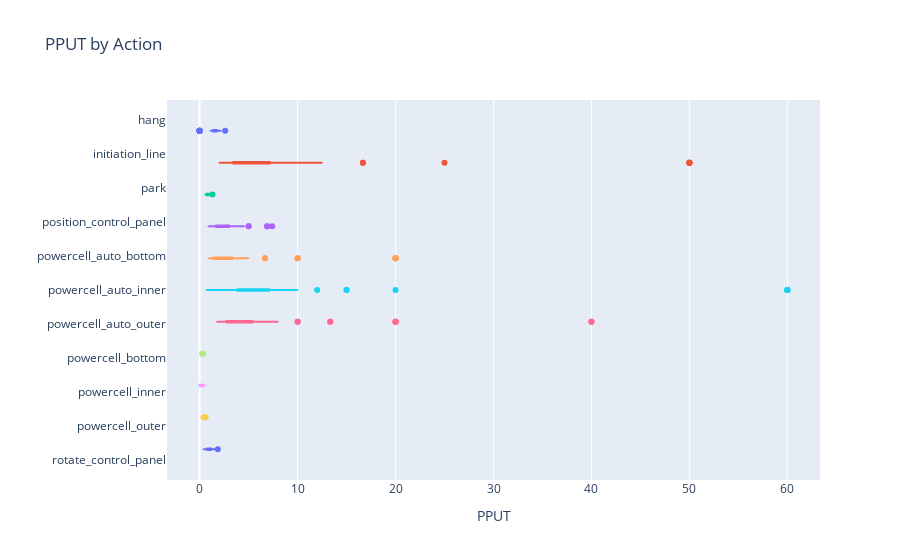

Here is the notebook cell this chart was saved with:
### Code cell
fig = px.box(pput, x="pput", y="robot", title='PPUT by Action', labels={'pput': 'PPUT', 'robot': ""},
             points="outliers", hover_data=['clock','pput','game_mode'], color='robot', orientation="h")
fig.update_layout(legend=dict(x=-0, y=-0.3), showlegend=False)
fig.show()

### Figure 1 — Plotly figure (JSON) as saved in the notebook; plotly's stock layout.template omitted (floating-point values rounded to 4 significant figures; data arrays with more than 128 entries replaced by an {"elided": "..."} marker saying what was removed)
{"data": [{"alignmentgroup": "True", "boxpoints": "outliers", "customdata": {"elided": "100x3 mixed values"}, "hoverlabel": {"namelength": 0}, "hovertemplate": "=%{y}<br>PPUT=%{customdata[1]}<br>clock=%{customdata[0]}<br>game_mode=%{customdata[2]}", "legendgroup": "=hang", "marker": {"color": "#636efa"}, "name": "=hang", "notched": false, "offsetgroup": "=hang", "orientation": "h", "showlegend": true, "type": "box", "x": [1.712, 2.083, 1.462, 1.42, 2.066, 1.42, 1.366, 1.838, 1.185, 1.689, 1.938, 1.592, 1.592, 1.761, 1.838, 1.623, 1.623, 1.381, 1.553, 1.799, 1.374, 0, 1.656, 1.724, 1.724, 1.689, 1.572, 1.748, 1.582, 1.337, 1.087, 1.524, 1.634, 1.553, 1.773, 2.0, 1.515, 1.613, 1.572, 1.812, 1.126, 1.712, 1.553, 1.825, 1.689, 1.689, 1.412, 0, 1.678, 1.497, 1.524, 1.712, 1.214, 0, 1.19, 1.724, 1.515, 1.825, 0, 0, 2.137, 1.553, 1.497, 1.506, 1.506, 1.613, 1.543, 1.712, 1.623, 1.412, 1.506, 1.404, 1.163, 2.0, 0, 1.799, 1.852, 1.908, 1.689, 1.437, 2.0, 1.613, 1.344, 0, 1.397, 1.678, 1.953, 2.604, 1.397, 2.193, 1.761, 1.295, 1.701, 1.412, 1.168, 1.269, 1.603, 1.524, 0, 1.923], "x0": " ", "xaxis": "x", "y": ["hang", "hang", "hang", "hang", "hang", "hang", "hang", "hang", "hang", "hang", "hang", "hang", "hang", "hang", "hang", "hang", "hang", "hang", "hang", "hang", "hang", "hang", "hang", "hang", "hang", "hang", "hang", "hang", "hang", "hang", "hang", "hang", "hang", "hang", "hang", "hang", "hang", "hang", "hang", "hang", "hang", "hang", "hang", "hang", "hang", "hang", "hang", "hang", "hang", "hang", "hang", "hang", "hang", "hang", "hang", "hang", "hang", "hang", "hang", "hang", "hang", "hang", "hang", "hang", "hang", "hang", "hang", "hang", "hang", "hang", "hang", "hang", "hang", "hang", "hang", "hang", "hang", "hang", "hang", "hang", "hang", "hang", "hang", "hang", "hang", "hang", "hang", "hang", "hang", "hang", "hang", "hang", "hang", "hang", "hang", "hang", "hang", "hang", "hang", "hang"], "y0": " ", "yaxis": "y"}, {"alignmentgroup": "True", "boxpoints": "outliers", "customdata": {"elided": "100x3 mixed values"}, "hoverlabel": {"namelength": 0}, "hovertemplate": "=%{y}<br>PPUT=%{customdata[1]}<br>clock=%{customdata[0]}<br>game_mode=%{customdata[2]}", "legendgroup": "=initiation_line", "marker": {"color": "#EF553B"}, "name": "=initiation_line", "notched": false, "offsetgroup": "=initiation_line", "orientation": "h", "showlegend": true, "type": "box", "x": [2.941, 6.25, 3.333, 2.381, 8.333, 2.941, 5.556, 2.778, 12.5, 12.5, 4.167, 4.545, 3.571, 3.571, 2.941, 3.846, 5.0, 12.5, 3.846, 7.143, 5.556, 4.545, 4.545, 10, 25, 50, 8.333, 3.125, 50, 12.5, 50, 8.333, 10, 50, 7.143, 7.143, 3.125, 2.778, 3.125, 6.25, 5.0, 6.25, 2.0, 4.545, 6.25, 3.571, 4.167, 16.67, 6.25, 2.5, 4.545, 3.571, 2.632, 3.846, 5.0, 6.25, 4.167, 3.125, 4.545, 3.333, 3.333, 7.143, 4.545, 6.25, 5.0, 3.333, 10, 2.778, 3.846, 4.545, 6.25, 3.333, 4.167, 7.143, 5.0, 7.143, 5.556, 2.381, 4.167, 5.556, 6.25, 4.545, 8.333, 2.5, 7.143, 5.0, 4.167, 5.0, 2.0, 2.941, 2.632, 3.846, 5.0, 3.846, 4.167, 2.632, 5.0, 50, 16.67, 5.556], "x0": " ", "xaxis": "x", "y": ["initiation_line", "initiation_line", "initiation_line", "initiation_line", "initiation_line", "initiation_line", "initiation_line", "initiation_line", "initiation_line", "initiation_line", "initiation_line", "initiation_line", "initiation_line", "initiation_line", "initiation_line", "initiation_line", "initiation_line", "initiation_line", "initiation_line", "initiation_line", "initiation_line", "initiation_line", "initiation_line", "initiation_line", "initiation_line", "initiation_line", "initiation_line", "initiation_line", "initiation_line", "initiation_line", "initiation_line", "initiation_line", "initiation_line", "initiation_line", "initiation_line", "initiation_line", "initiation_line", "initiation_line", "initiation_line", "initiation_line", "initiation_line", "initiation_line", "initiation_line", "initiation_line", "initiation_line", "initiation_line", "initiation_line", "initiation_line", "initiation_line", "initiation_line", "initiation_line", "initiation_line", "initiation_line", "initiation_line", "initiation_line", "initiation_line", "initiation_line", "initiation_line", "initiation_line", "initiation_line", "initiation_line", "initiation_line", "initiation_line", "initiation_line", "initiation_line", "initiation_line", "initiation_line", "initiation_line", "initiation_line", "initiation_line", "initiation_line", "initiation_line", "initiation_line", "initiation_line", "initiation_line", "initiation_line", "initiation_line", "initiation_line", "initiation_line", "initiation_line", "initiation_line", "initiation_line", "initiation_line", "initiation_line", "initiation_line", "initiation_line", "initiation_line", "initiation_line", "initiation_line", "initiation_line", "initiation_line", "initiation_line", "initiation_line", "initiation_line", "initiation_line", "initiation_line", "initiation_line", "initiation_line", "initiation_line", "initiation_line"], "y0": " ", "yaxis": "y"}, {"alignmentgroup": "True", "boxpoints": "outliers", "customdata": {"elided": "100x3 mixed values"}, "hoverlabel": {"namelength": 0}, "hovertemplate": "=%{y}<br>PPUT=%{customdata[1]}<br>clock=%{customdata[0]}<br>game_mode=%{customdata[2]}", "legendgroup": "=park", "marker": {"color": "#00cc96"}, "name": "=park", "notched": false, "offsetgroup": "=park", "orientation": "h", "showlegend": true, "type": "box", "x": [0.7042, 0.6667, 0.7463, 0.8772, 0.8065, 0.8475, 0.9804, 0.8065, 0.641, 1.087, 0.6579, 0.7813, 0.8475, 0.9615, 0.6579, 0.8772, 0.9259, 0.8621, 0.8065, 0.9434, 0.9804, 0.8333, 0.5747, 0.7937, 1.22, 0.6944, 1.064, 0.7813, 0.9091, 0.7042, 0.7143, 0.9615, 0.9615, 0.7937, 1.042, 0.7246, 0.7692, 0.9434, 0.8621, 0.8333, 0.9804, 0.7576, 0.7813, 0.7246, 0.9615, 0.8929, 0.6579, 0.9434, 1.0, 0.6667, 0.6667, 0.9804, 0.9259, 0.641, 1.316, 0.8333, 0.9091, 0.8772, 0.6494, 0.8065, 0.8772, 1.22, 0.8929, 0.8333, 0.7576, 0.8621, 0.7246, 0.8197, 0.7353, 0.7813, 0.9615, 0.6494, 0.7246, 0.8197, 0.6667, 0.8772, 0.8197, 0.9615, 0.8621, 0.8772, 0.8197, 0.8929, 0.9259, 0.7576, 1.163, 1.042, 0.5747, 1.064, 0.6667, 0.9091, 0.7576, 0.5814, 0.8772, 0.7576, 0.8197, 0.8333, 0.8065, 0.7143, 1.064, 0.5556], "x0": " ", "xaxis": "x", "y": ["park", "park", "park", "park", "park", "park", "park", "park", "park", "park", "park", "park", "park", "park", "park", "park", "park", "park", "park", "park", "park", "park", "park", "park", "park", "park", "park", "park", "park", "park", "park", "park", "park", "park", "park", "park", "park", "park", "park", "park", "park", "park", "park", "park", "park", "park", "park", "park", "park", "park", "park", "park", "park", "park", "park", "park", "park", "park", "park", "park", "park", "park", "park", "park", "park", "park", "park", "park", "park", "park", "park", "park", "park", "park", "park", "park", "park", "park", "park", "park", "park", "park", "park", "park", "park", "park", "park", "park", "park", "park", "park", "park", "park", "park", "park", "park", "park", "park", "park", "park"], "y0": " ", "yaxis": "y"}, {"alignmentgroup": "True", "boxpoints": "outliers", "customdata": {"elided": "100x3 mixed values"}, "hoverlabel": {"namelength": 0}, "hovertemplate": "=%{y}<br>PPUT=%{customdata[1]}<br>clock=%{customdata[0]}<br>game_mode=%{customdata[2]}", "legendgroup": "=position_control_panel", "marker": {"color": "#ab63fa"}, "name": "=position_control_panel", "notched": false, "offsetgroup": "=position_control_panel", "orientation": "h", "showlegend": true, "type": "box", "x": [2.5, 1.418, 1.481, 2.74, 2.02, 1.036, 2.247, 4.348, 3.571, 4.545, 2.083, 1.724, 2.083, 2.273, 3.077, 3.175, 2.778, 2.083, 3.571, 4.0, 3.226, 3.571, 3.39, 2.062, 1.325, 1.786, 1.905, 2.941, 6.897, 3.448, 2.703, 3.333, 1.923, 1.449, 1.98, 2.778, 1.058, 2.062, 1.852, 3.922, 5.0, 1.724, 1.887, 2.5, 2.174, 3.448, 2.198, 1.905, 5.0, 1.681, 2.353, 4.444, 2.02, 7.407, 1.835, 1.504, 2.564, 2.222, 1.46, 2.02, 2.941, 2.273, 2.041, 3.846, 1.942, 1.887, 2.083, 1.342, 2.564, 2.105, 1.379, 1.439, 1.942, 1.471, 2.899, 2.273, 1.653, 1.493, 2.128, 3.448, 1.538, 2.273, 1.176, 2.151, 3.846, 4.444, 6.897, 1.923, 1.449, 2.326, 1.681, 1.389, 1.316, 2.247, 1.681, 3.03, 1.626, 2.564, 0.8811, 1.093], "x0": " ", "xaxis": "x", "y": ["position_control_panel", "position_control_panel", "position_control_panel", "position_control_panel", "position_control_panel", "position_control_panel", "position_control_panel", "position_control_panel", "position_control_panel", "position_control_panel", "position_control_panel", "position_control_panel", "position_control_panel", "position_control_panel", "position_control_panel", "position_control_panel", "position_control_panel", "position_control_panel", "position_control_panel", "position_control_panel", "position_control_panel", "position_control_panel", "position_control_panel", "position_control_panel", "position_control_panel", "position_control_panel", "position_control_panel", "position_control_panel", "position_control_panel", "position_control_panel", "position_control_panel", "position_control_panel", "position_control_panel", "position_control_panel", "position_control_panel", "position_control_panel", "position_control_panel", "position_control_panel", "position_control_panel", "position_control_panel", "position_control_panel", "position_control_panel", "position_control_panel", "position_control_panel", "position_control_panel", "position_control_panel", "position_control_panel", "position_control_panel", "position_control_panel", "position_control_panel", "position_control_panel", "position_control_panel", "position_control_panel", "position_control_panel", "position_control_panel", "position_control_panel", "position_control_panel", "position_control_panel", "position_control_panel", "position_control_panel", "position_control_panel", "position_control_panel", "position_control_panel", "position_control_panel", "position_control_panel", "position_control_panel", "position_control_panel", "position_control_panel", "position_control_panel", "position_control_panel", "position_control_panel", "position_control_panel", "position_control_panel", "position_control_panel", "position_control_panel", "position_control_panel", "position_control_panel", "position_control_panel", "position_control_panel", "position_control_panel", "position_control_panel", "position_control_panel", "position_control_panel", "position_control_panel", "position_control_panel", "position_control_panel", "position_control_panel", "position_control_panel", "position_control_panel", "position_control_panel", "position_control_panel", "position_control_panel", "position_control_panel", "position_control_panel", "position_control_panel", "position_control_panel", "position_control_panel", "position_control_panel", "position_control_panel", "position_control_panel"], "y0": " ", "yaxis": "y"}, {"alignmentgroup": "True", "boxpoints": "outliers", "customdata": {"elided": "100x3 mixed values"}, "hoverlabel": {"namelength": 0}, "hovertemplate": "=%{y}<br>PPUT=%{customdata[1]}<br>clock=%{customdata[0]}<br>game_mode=%{customdata[2]}", "legendgroup": "=powercell_auto_bottom", "marker": {"color": "#FFA15A"}, "name": "=powercell_auto_bottom", "notched": false, "offsetgroup": "=powercell_auto_bottom", "orientation": "h", "showlegend": true, "type": "box", "x": [1.667, 1.053, 1.25, 1.667, 6.667, 1.25, 1.0, 1.667, 3.333, 20, 1.818, 1.818, 1.053, 10, 1.429, 3.333, 1.818, 1.667, 4, 2.0, 1.333, 1.429, 1.333, 2.0, 20, 2.0, 1.429, 20, 10, 1.053, 2.5, 1.429, 2.222, 1.429, 5, 2.0, 0.9524, 2.0, 2.0, 20, 2.857, 1.538, 2.5, 1.429, 2.222, 2.5, 1.053, 1.053, 2.222, 3.333, 2.5, 1.25, 3.333, 2.0, 1.333, 1.667, 5, 1.538, 5, 4, 10, 0.9091, 2.222, 20, 5, 4, 2.222, 1.429, 3.333, 1.538, 2.5, 1.429, 2.5, 4, 2.222, 5, 4, 2.222, 1.429, 2.222, 3.333, 1.25, 1.667, 3.333, 5, 1.333, 2.857, 1.0, 1.429, 1.111, 5, 6.667, 2.857, 3.333, 2.5, 1.429, 2.857, 1.538, 2.0, 1.818], "x0": " ", "xaxis": "x", "y": ["powercell_auto_bottom", "powercell_auto_bottom", "powercell_auto_bottom", "powercell_auto_bottom", "powercell_auto_bottom", "powercell_auto_bottom", "powercell_auto_bottom", "powercell_auto_bottom", "powercell_auto_bottom", "powercell_auto_bottom", "powercell_auto_bottom", "powercell_auto_bottom", "powercell_auto_bottom", "powercell_auto_bottom", "powercell_auto_bottom", "powercell_auto_bottom", "powercell_auto_bottom", "powercell_auto_bottom", "powercell_auto_bottom", "powercell_auto_bottom", "powercell_auto_bottom", "powercell_auto_bottom", "powercell_auto_bottom", "powercell_auto_bottom", "powercell_auto_bottom", "powercell_auto_bottom", "powercell_auto_bottom", "powercell_auto_bottom", "powercell_auto_bottom", "powercell_auto_bottom", "powercell_auto_bottom", "powercell_auto_bottom", "powercell_auto_bottom", "powercell_auto_bottom", "powercell_auto_bottom", "powercell_auto_bottom", "powercell_auto_bottom", "powercell_auto_bottom", "powercell_auto_bottom", "powercell_auto_bottom", "powercell_auto_bottom", "powercell_auto_bottom", "powercell_auto_bottom", "powercell_auto_bottom", "powercell_auto_bottom", "powercell_auto_bottom", "powercell_auto_bottom", "powercell_auto_bottom", "powercell_auto_bottom", "powercell_auto_bottom", "powercell_auto_bottom", "powercell_auto_bottom", "powercell_auto_bottom", "powercell_auto_bottom", "powercell_auto_bottom", "powercell_auto_bottom", "powercell_auto_bottom", "powercell_auto_bottom", "powercell_auto_bottom", "powercell_auto_bottom", "powercell_auto_bottom", "powercell_auto_bottom", "powercell_auto_bottom", "powercell_auto_bottom", "powercell_auto_bottom", "powercell_auto_bottom", "powercell_auto_bottom", "powercell_auto_bottom", "powercell_auto_bottom", "powercell_auto_bottom", "powercell_auto_bottom", "powercell_auto_bottom", "powercell_auto_bottom", "powercell_auto_bottom", "powercell_auto_bottom", "powercell_auto_bottom", "powercell_auto_bottom", "powercell_auto_bottom", "powercell_auto_bottom", "powercell_auto_bottom", "powercell_auto_bottom", "powercell_auto_bottom", "powercell_auto_bottom", "powercell_auto_bottom", "powercell_auto_bottom", "powercell_auto_bottom", "powercell_auto_bottom", "powercell_auto_bottom", "powercell_auto_bottom", "powercell_auto_bottom", "powercell_auto_bottom", "powercell_auto_bottom", "powercell_auto_bottom", "powercell_auto_bottom", "powercell_auto_bottom", "powercell_auto_bottom", "powercell_auto_bottom", "powercell_auto_bottom", "powercell_auto_bottom", "powercell_auto_bottom"], "y0": " ", "yaxis": "y"}, {"alignmentgroup": "True", "boxpoints": "outliers", "customdata": {"elided": "100x3 mixed values"}, "hoverlabel": {"namelength": 0}, "hovertemplate": "=%{y}<br>PPUT=%{customdata[1]}<br>clock=%{customdata[0]}<br>game_mode=%{customdata[2]}", "legendgroup": "=powercell_auto_inner", "marker": {"color": "#19d3f3"}, "name": "=powercell_auto_inner", "notched": false, "offsetgroup": "=powercell_auto_inner", "orientation": "h", "showlegend": true, "type": "box", "x": [5.0, 6.0, 4.0, 5.0, 2, 6.667, 3.75, 6.0, 5.0, 6.667, 4.0, 7.5, 10, 3.0, 4.615, 1.538, 12.0, 6.667, 10, 6.667, 5.455, 4.286, 2.143, 5, 7.5, 4.286, 6.667, 4.0, 5.455, 7.5, 2.5, 5, 4.286, 2.0, 3.0, 20.0, 8.571, 0.7059, 6.0, 8.571, 4.0, 2.0, 60, 5.455, 3.75, 8.571, 6.0, 6.0, 8.571, 4.286, 1.333, 2.308, 5.455, 7.5, 6.667, 60, 6.0, 10, 7.5, 6.667, 4.615, 7.5, 5.455, 2.727, 4.615, 3.529, 15, 7.5, 6.0, 6.0, 1.579, 6.667, 15, 5.455, 60, 1.5, 7.5, 6.0, 4.286, 5.455, 8.571, 4.615, 3.333, 3.333, 5, 6.667, 6.667, 3.75, 6.0, 3.529, 60.0, 3.158, 1.935, 6.0, 3.529, 2.0, 8.571, 4.615, 4.286, 5.455], "x0": " ", "xaxis": "x", "y": ["powercell_auto_inner", "powercell_auto_inner", "powercell_auto_inner", "powercell_auto_inner", "powercell_auto_inner", "powercell_auto_inner", "powercell_auto_inner", "powercell_auto_inner", "powercell_auto_inner", "powercell_auto_inner", "powercell_auto_inner", "powercell_auto_inner", "powercell_auto_inner", "powercell_auto_inner", "powercell_auto_inner", "powercell_auto_inner", "powercell_auto_inner", "powercell_auto_inner", "powercell_auto_inner", "powercell_auto_inner", "powercell_auto_inner", "powercell_auto_inner", "powercell_auto_inner", "powercell_auto_inner", "powercell_auto_inner", "powercell_auto_inner", "powercell_auto_inner", "powercell_auto_inner", "powercell_auto_inner", "powercell_auto_inner", "powercell_auto_inner", "powercell_auto_inner", "powercell_auto_inner", "powercell_auto_inner", "powercell_auto_inner", "powercell_auto_inner", "powercell_auto_inner", "powercell_auto_inner", "powercell_auto_inner", "powercell_auto_inner", "powercell_auto_inner", "powercell_auto_inner", "powercell_auto_inner", "powercell_auto_inner", "powercell_auto_inner", "powercell_auto_inner", "powercell_auto_inner", "powercell_auto_inner", "powercell_auto_inner", "powercell_auto_inner", "powercell_auto_inner", "powercell_auto_inner", "powercell_auto_inner", "powercell_auto_inner", "powercell_auto_inner", "powercell_auto_inner", "powercell_auto_inner", "powercell_auto_inner", "powercell_auto_inner", "powercell_auto_inner", "powercell_auto_inner", "powercell_auto_inner", "powercell_auto_inner", "powercell_auto_inner", "powercell_auto_inner", "powercell_auto_inner", "powercell_auto_inner", "powercell_auto_inner", "powercell_auto_inner", "powercell_auto_inner", "powercell_auto_inner", "powercell_auto_inner", "powercell_auto_inner", "powercell_auto_inner", "powercell_auto_inner", "powercell_auto_inner", "powercell_auto_inner", "powercell_auto_inner", "powercell_auto_inner", "powercell_auto_inner", "powercell_auto_inner", "powercell_auto_inner", "powercell_auto_inner", "powercell_auto_inner", "powercell_auto_inner", "powercell_auto_inner", "powercell_auto_inner", "powercell_auto_inner", "powercell_auto_inner", "powercell_auto_inner", "powercell_auto_inner", "powercell_auto_inner", "powercell_auto_inner", "powercell_auto_inner", "powercell_auto_inner", "powercell_auto_inner", "powercell_auto_inner", "powercell_auto_inner", "powercell_auto_inner", "powercell_auto_inner"], "y0": " ", "yaxis": "y"}, {"alignmentgroup": "True", "boxpoints": "outliers", "customdata": {"elided": "100x3 mixed values"}, "hoverlabel": {"namelength": 0}, "hovertemplate": "=%{y}<br>PPUT=%{customdata[1]}<br>clock=%{customdata[0]}<br>game_mode=%{customdata[2]}", "legendgroup": "=powercell_auto_outer", "marker": {"color": "#FF6692"}, "name": "=powercell_auto_outer", "notched": false, "offsetgroup": "=powercell_auto_outer", "orientation": "h", "showlegend": true, "type": "box", "x": [4.444, 4.444, 3.077, 8, 3.636, 8, 2.222, 2.0, 2.222, 8, 8, 2.5, 3.333, 3.333, 2.5, 8, 10, 8, 3.333, 2.353, 3.636, 5.714, 1.739, 4.0, 3.636, 3.077, 3.636, 2.5, 3.333, 3.636, 2.353, 2.5, 2.667, 1.818, 3.077, 3.077, 3.077, 3.077, 5, 4.0, 13.33, 20, 3.077, 4.444, 20, 5.714, 6.667, 4.0, 3.636, 1.739, 4.0, 3.333, 2.5, 3.636, 2.667, 20, 5, 2.5, 2.667, 2.667, 8, 4.444, 4.0, 3.333, 3.636, 2.857, 3.333, 2.222, 4.0, 5.714, 3.636, 40, 3.333, 4.444, 5, 2.857, 5.714, 5, 5.714, 3.636, 3.333, 20, 3.077, 10, 13.33, 2.667, 2.105, 3.636, 3.077, 3.333, 3.636, 2.667, 2.667, 2.667, 6.667, 3.077, 2.5, 5.714, 4.0, 40], "x0": " ", "xaxis": "x", "y": ["powercell_auto_outer", "powercell_auto_outer", "powercell_auto_outer", "powercell_auto_outer", "powercell_auto_outer", "powercell_auto_outer", "powercell_auto_outer", "powercell_auto_outer", "powercell_auto_outer", "powercell_auto_outer", "powercell_auto_outer", "powercell_auto_outer", "powercell_auto_outer", "powercell_auto_outer", "powercell_auto_outer", "powercell_auto_outer", "powercell_auto_outer", "powercell_auto_outer", "powercell_auto_outer", "powercell_auto_outer", "powercell_auto_outer", "powercell_auto_outer", "powercell_auto_outer", "powercell_auto_outer", "powercell_auto_outer", "powercell_auto_outer", "powercell_auto_outer", "powercell_auto_outer", "powercell_auto_outer", "powercell_auto_outer", "powercell_auto_outer", "powercell_auto_outer", "powercell_auto_outer", "powercell_auto_outer", "powercell_auto_outer", "powercell_auto_outer", "powercell_auto_outer", "powercell_auto_outer", "powercell_auto_outer", "powercell_auto_outer", "powercell_auto_outer", "powercell_auto_outer", "powercell_auto_outer", "powercell_auto_outer", "powercell_auto_outer", "powercell_auto_outer", "powercell_auto_outer", "powercell_auto_outer", "powercell_auto_outer", "powercell_auto_outer", "powercell_auto_outer", "powercell_auto_outer", "powercell_auto_outer", "powercell_auto_outer", "powercell_auto_outer", "powercell_auto_outer", "powercell_auto_outer", "powercell_auto_outer", "powercell_auto_outer", "powercell_auto_outer", "powercell_auto_outer", "powercell_auto_outer", "powercell_auto_outer", "powercell_auto_outer", "powercell_auto_outer", "powercell_auto_outer", "powercell_auto_outer", "powercell_auto_outer", "powercell_auto_outer", "powercell_auto_outer", "powercell_auto_outer", "powercell_auto_outer", "powercell_auto_outer", "powercell_auto_outer", "powercell_auto_outer", "powercell_auto_outer", "powercell_auto_outer", "powercell_auto_outer", "powercell_auto_outer", "powercell_auto_outer", "powercell_auto_outer", "powercell_auto_outer", "powercell_auto_outer", "powercell_auto_outer", "powercell_auto_outer", "powercell_auto_outer", "powercell_auto_outer", "powercell_auto_outer", "powercell_auto_outer", "powercell_auto_outer", "powercell_auto_outer", "powercell_auto_outer", "powercell_auto_outer", "powercell_auto_outer", "powercell_auto_outer", "powercell_auto_outer", "powercell_auto_outer", "powercell_auto_outer", "powercell_auto_outer", "powercell_auto_outer"], "y0": " ", "yaxis": "y"}, {"alignmentgroup": "True", "boxpoints": "outliers", "customdata": {"elided": "100x3 mixed values"}, "hoverlabel": {"namelength": 0}, "hovertemplate": "=%{y}<br>PPUT=%{customdata[1]}<br>clock=%{customdata[0]}<br>game_mode=%{customdata[2]}", "legendgroup": "=powercell_bottom", "marker": {"color": "#B6E880"}, "name": "=powercell_bottom", "notched": false, "offsetgroup": "=powercell_bottom", "orientation": "h", "showlegend": true, "type": "box", "x": [0.1042, 0.09615, 0.09009, 0.1111, 0.1408, 0.08929, 0.09709, 0.1316, 0.1282, 0.08264, 0.1124, 0.1053, 0.07246, 0.09901, 0.125, 0.1449, 0.1111, 0.3448, 0.1724, 0.09091, 0.1754, 0.1408, 0.1099, 0.1124, 0.102, 0.1205, 0.1389, 0.1149, 0.07937, 0.1111, 0.09434, 0.102, 0.1449, 0.1176, 0.08475, 0.1333, 0.1053, 0.2703, 0.1053, 0.1493, 0.1852, 0.1538, 0.1124, 0.08475, 0.09434, 0.1282, 0.1099, 0.1266, 0.122, 0.0885, 0.1429, 0.07143, 0.1163, 0.1087, 0.1136, 0.1075, 0.1887, 0.09009, 0.07813, 0.08333, 0.1149, 0.1316, 0.1471, 0.1408, 0.1064, 0.09009, 0.1563, 0.08403, 0.1538, 0.1961, 0.0885, 0.08772, 0.06711, 0.07143, 0.1042, 0.1205, 0.1064, 0.1299, 0.1923, 0.1075, 0.09009, 0.1136, 0.1471, 0.09615, 0.1389, 0.08772, 0.08403, 0.1961, 0.08621, 0.09346, 0.1351, 0.1667, 0.1563, 0.1042, 0.1754, 0.1639, 0.1695, 0.1429, 0.1282, 0.1031], "x0": " ", "xaxis": "x", "y": ["powercell_bottom", "powercell_bottom", "powercell_bottom", "powercell_bottom", "powercell_bottom", "powercell_bottom", "powercell_bottom", "powercell_bottom", "powercell_bottom", "powercell_bottom", "powercell_bottom", "powercell_bottom", "powercell_bottom", "powercell_bottom", "powercell_bottom", "powercell_bottom", "powercell_bottom", "powercell_bottom", "powercell_bottom", "powercell_bottom", "powercell_bottom", "powercell_bottom", "powercell_bottom", "powercell_bottom", "powercell_bottom", "powercell_bottom", "powercell_bottom", "powercell_bottom", "powercell_bottom", "powercell_bottom", "powercell_bottom", "powercell_bottom", "powercell_bottom", "powercell_bottom", "powercell_bottom", "powercell_bottom", "powercell_bottom", "powercell_bottom", "powercell_bottom", "powercell_bottom", "powercell_bottom", "powercell_bottom", "powercell_bottom", "powercell_bottom", "powercell_bottom", "powercell_bottom", "powercell_bottom", "powercell_bottom", "powercell_bottom", "powercell_bottom", "powercell_bottom", "powercell_bottom", "powercell_bottom", "powercell_bottom", "powercell_bottom", "powercell_bottom", "powercell_bottom", "powercell_bottom", "powercell_bottom", "powercell_bottom", "powercell_bottom", "powercell_bottom", "powercell_bottom", "powercell_bottom", "powercell_bottom", "powercell_bottom", "powercell_bottom", "powercell_bottom", "powercell_bottom", "powercell_bottom", "powercell_bottom", "powercell_bottom", "powercell_bottom", "powercell_bottom", "powercell_bottom", "powercell_bottom", "powercell_bottom", "powercell_bottom", "powercell_bottom", "powercell_bottom", "powercell_bottom", "powercell_bottom", "powercell_bottom", "powercell_bottom", "powercell_bottom", "powercell_bottom", "powercell_bottom", "powercell_bottom", "powercell_bottom", "powercell_bottom", "powercell_bottom", "powercell_bottom", "powercell_bottom", "powercell_bottom", "powercell_bottom", "powercell_bottom", "powercell_bottom", "powercell_bottom", "powercell_bottom", "powercell_bottom"], "y0": " ", "yaxis": "y"}, {"alignmentgroup": "True", "boxpoints": "outliers", "customdata": {"elided": "100x3 mixed values"}, "hoverlabel": {"namelength": 0}, "hovertemplate": "=%{y}<br>PPUT=%{customdata[1]}<br>clock=%{customdata[0]}<br>game_mode=%{customdata[2]}", "legendgroup": "=powercell_inner", "marker": {"color": "#FF97FF"}, "name": "=powercell_inner", "notched": false, "offsetgroup": "=powercell_inner", "orientation": "h", "showlegend": true, "type": "box", "x": [0.3448, 0.4286, 0, 0, 0.2542, 0, 0, 0.3488, 0, 0.4478, 0.3614, 0.4225, 0.3, 0, 0, 0, 0.3846, 0, 0, 0, 0, 0, 0, 0, 0.4286, 0, 0, 0, 0, 0, 0, 0.3797, 0, 0, 0.5882, 0.5, 0, 0, 0.3093, 0, 0.3093, 0.3896, 0.297, 0, 0, 0, 0.2521, 0, 0, 0.5556, 0, 0, 0, 0, 0, 0, 0.2727, 0.3409, 0, 0, 0, 0, 0, 0, 0, 0, 0.2752, 0, 0, 0, 0.4225, 0, 0, 0, 0, 0.4762, 0, 0.3061, 0.3, 0, 0, 0.3947, 0, 0, 0.4615, 0, 0, 0.3297, 0, 0, 0, 0, 0.3261, 0.2609, 0.3125, 0, 0.24, 0, 0, 0], "x0": " ", "xaxis": "x", "y": ["powercell_inner", "powercell_inner", "powercell_inner", "powercell_inner", "powercell_inner", "powercell_inner", "powercell_inner", "powercell_inner", "powercell_inner", "powercell_inner", "powercell_inner", "powercell_inner", "powercell_inner", "powercell_inner", "powercell_inner", "powercell_inner", "powercell_inner", "powercell_inner", "powercell_inner", "powercell_inner", "powercell_inner", "powercell_inner", "powercell_inner", "powercell_inner", "powercell_inner", "powercell_inner", "powercell_inner", "powercell_inner", "powercell_inner", "powercell_inner", "powercell_inner", "powercell_inner", "powercell_inner", "powercell_inner", "powercell_inner", "powercell_inner", "powercell_inner", "powercell_inner", "powercell_inner", "powercell_inner", "powercell_inner", "powercell_inner", "powercell_inner", "powercell_inner", "powercell_inner", "powercell_inner", "powercell_inner", "powercell_inner", "powercell_inner", "powercell_inner", "powercell_inner", "powercell_inner", "powercell_inner", "powercell_inner", "powercell_inner", "powercell_inner", "powercell_inner", "powercell_inner", "powercell_inner", "powercell_inner", "powercell_inner", "powercell_inner", "powercell_inner", "powercell_inner", "powercell_inner", "powercell_inner", "powercell_inner", "powercell_inner", "powercell_inner", "powercell_inner", "powercell_inner", "powercell_inner", "powercell_inner", "powercell_inner", "powercell_inner", "powercell_inner", "powercell_inner", "powercell_inner", "powercell_inner", "powercell_inner", "powercell_inner", "powercell_inner", "powercell_inner", "powercell_inner", "powercell_inner", "powercell_inner", "powercell_inner", "powercell_inner", "powercell_inner", "powercell_inner", "powercell_inner", "powercell_inner", "powercell_inner", "powercell_inner", "powercell_inner", "powercell_inner", "powercell_inner", "powercell_inner", "powercell_inner", "powercell_inner"], "y0": " ", "yaxis": "y"}, {"alignmentgroup": "True", "boxpoints": "outliers", "customdata": {"elided": "100x3 mixed values"}, "hoverlabel": {"namelength": 0}, "hovertemplate": "=%{y}<br>PPUT=%{customdata[1]}<br>clock=%{customdata[0]}<br>game_mode=%{customdata[2]}", "legendgroup": "=powercell_outer", "marker": {"color": "#FECB52"}, "name": "=powercell_outer", "notched": false, "offsetgroup": "=powercell_outer", "orientation": "h", "showlegend": true, "type": "box", "x": [0.2222, 0.177, 0.3279, 0.4878, 0.2062, 0.1887, 0.2273, 0.1905, 0.1835, 0.2469, 0.3509, 0.2985, 0.2439, 0.2105, 0.2899, 0.1869, 0.155, 0.2817, 0.2564, 0.202, 0.3077, 0.3226, 0.2198, 0.3636, 0.1786, 0.2381, 0.2667, 0.303, 0.1739, 0.25, 0.198, 0.202, 0.1905, 0.2, 0.2041, 0.339, 0.2469, 0.2174, 0.2564, 0.2273, 0.2222, 0.1515, 0.3279, 0.2222, 0.1449, 0.2632, 0.241, 0.25, 0.2198, 0.2247, 0.2105, 0.2817, 0.3774, 0.3846, 0.1942, 0.2041, 0.1852, 0.2105, 0.2062, 0.1639, 0.241, 0.2353, 0.2174, 0.2174, 0.303, 0.3846, 0.1923, 0.1786, 0.6061, 0.2222, 0.2353, 0.2273, 0.25, 0.3125, 0.5263, 0.2083, 0.2941, 0.2564, 0.1739, 0.1681, 0.177, 0.2439, 0.2564, 0.4, 0.2439, 0.274, 0.3704, 0.3175, 0.241, 0.2273, 0.2941, 0.3704, 0.1639, 0.2105, 0.2703, 0.3509, 0.2564, 0.2326, 0.2381, 0.1923], "x0": " ", "xaxis": "x", "y": ["powercell_outer", "powercell_outer", "powercell_outer", "powercell_outer", "powercell_outer", "powercell_outer", "powercell_outer", "powercell_outer", "powercell_outer", "powercell_outer", "powercell_outer", "powercell_outer", "powercell_outer", "powercell_outer", "powercell_outer", "powercell_outer", "powercell_outer", "powercell_outer", "powercell_outer", "powercell_outer", "powercell_outer", "powercell_outer", "powercell_outer", "powercell_outer", "powercell_outer", "powercell_outer", "powercell_outer", "powercell_outer", "powercell_outer", "powercell_outer", "powercell_outer", "powercell_outer", "powercell_outer", "powercell_outer", "powercell_outer", "powercell_outer", "powercell_outer", "powercell_outer", "powercell_outer", "powercell_outer", "powercell_outer", "powercell_outer", "powercell_outer", "powercell_outer", "powercell_outer", "powercell_outer", "powercell_outer", "powercell_outer", "powercell_outer", "powercell_outer", "powercell_outer", "powercell_outer", "powercell_outer", "powercell_outer", "powercell_outer", "powercell_outer", "powercell_outer", "powercell_outer", "powercell_outer", "powercell_outer", "powercell_outer", "powercell_outer", "powercell_outer", "powercell_outer", "powercell_outer", "powercell_outer", "powercell_outer", "powercell_outer", "powercell_outer", "powercell_outer", "powercell_outer", "powercell_outer", "powercell_outer", "powercell_outer", "powercell_outer", "powercell_outer", "powercell_outer", "powercell_outer", "powercell_outer", "powercell_outer", "powercell_outer", "powercell_outer", "powercell_outer", "powercell_outer", "powercell_outer", "powercell_outer", "powercell_outer", "powercell_outer", "powercell_outer", "powercell_outer", "powercell_outer", "powercell_outer", "powercell_outer", "powercell_outer", "powercell_outer", "powercell_outer", "powercell_outer", "powercell_outer", "powercell_outer", "powercell_outer"], "y0": " ", "yaxis": "y"}, {"alignmentgroup": "True", "boxpoints": "outliers", "customdata": {"elided": "100x3 mixed values"}, "hoverlabel": {"namelength": 0}, "hovertemplate": "=%{y}<br>PPUT=%{customdata[1]}<br>clock=%{customdata[0]}<br>game_mode=%{customdata[2]}", "legendgroup": "=rotate_control_panel", "marker": {"color": "#636efa"}, "name": "=rotate_control_panel", "notched": false, "offsetgroup": "=rotate_control_panel", "orientation": "h", "showlegend": true, "type": "box", "x": [0.7463, 0.3802, 0.8621, 0.8475, 0.7634, 0.6849, 0.7813, 0.9174, 1.042, 1.408, 0.7813, 0.8772, 1.25, 1.02, 1.852, 0.9524, 1.075, 1.449, 0.6623, 1.031, 1.333, 0.641, 0.8696, 0.6135, 0.9901, 1.235, 0.8, 1.333, 1.136, 1.316, 0.9259, 1.351, 0.813, 1.22, 0.8065, 0.8264, 1.429, 1.064, 1.01, 1.235, 0.9901, 0.8197, 0.9615, 1.111, 0.8, 0.7874, 1.136, 0.7299, 0.4484, 0.7143, 1.099, 1.25, 0.9709, 0.9174, 0.7194, 0.9615, 1.0, 1.031, 1.075, 1.282, 1.031, 0.6897, 0.8197, 1.136, 0.8264, 0.7692, 0.9346, 0.9524, 1.031, 1.053, 1.299, 1.01, 0.9804, 1.299, 1.136, 0.6173, 0.9346, 1.136, 1.205, 0.813, 1.099, 0.9804, 0.7463, 0.9709, 0.9615, 0.7937, 1.075, 1.429, 0.9524, 1.316, 1.587, 0.813, 0.641, 0.7353, 0.9709, 0.9524, 1.205, 1.042, 0.4608, 0.7937], "x0": " ", "xaxis": "x", "y": ["rotate_control_panel", "rotate_control_panel", "rotate_control_panel", "rotate_control_panel", "rotate_control_panel", "rotate_control_panel", "rotate_control_panel", "rotate_control_panel", "rotate_control_panel", "rotate_control_panel", "rotate_control_panel", "rotate_control_panel", "rotate_control_panel", "rotate_control_panel", "rotate_control_panel", "rotate_control_panel", "rotate_control_panel", "rotate_control_panel", "rotate_control_panel", "rotate_control_panel", "rotate_control_panel", "rotate_control_panel", "rotate_control_panel", "rotate_control_panel", "rotate_control_panel", "rotate_control_panel", "rotate_control_panel", "rotate_control_panel", "rotate_control_panel", "rotate_control_panel", "rotate_control_panel", "rotate_control_panel", "rotate_control_panel", "rotate_control_panel", "rotate_control_panel", "rotate_control_panel", "rotate_control_panel", "rotate_control_panel", "rotate_control_panel", "rotate_control_panel", "rotate_control_panel", "rotate_control_panel", "rotate_control_panel", "rotate_control_panel", "rotate_control_panel", "rotate_control_panel", "rotate_control_panel", "rotate_control_panel", "rotate_control_panel", "rotate_control_panel", "rotate_control_panel", "rotate_control_panel", "rotate_control_panel", "rotate_control_panel", "rotate_control_panel", "rotate_control_panel", "rotate_control_panel", "rotate_control_panel", "rotate_control_panel", "rotate_control_panel", "rotate_control_panel", "rotate_control_panel", "rotate_control_panel", "rotate_control_panel", "rotate_control_panel", "rotate_control_panel", "rotate_control_panel", "rotate_control_panel", "rotate_control_panel", "rotate_control_panel", "rotate_control_panel", "rotate_control_panel", "rotate_control_panel", "rotate_control_panel", "rotate_control_panel", "rotate_control_panel", "rotate_control_panel", "rotate_control_panel", "rotate_control_panel", "rotate_control_panel", "rotate_control_panel", "rotate_control_panel", "rotate_control_panel", "rotate_control_panel", "rotate_control_panel", "rotate_control_panel", "rotate_control_panel", "rotate_control_panel", "rotate_control_panel", "rotate_control_panel", "rotate_control_panel", "rotate_control_panel", "rotate_control_panel", "rotate_control_panel", "rotate_control_panel", "rotate_control_panel", "rotate_control_panel", "rotate_control_panel", "rotate_control_panel", "rotate_control_panel"], "y0": " ", "yaxis": "y"}], "layout": {"boxmode": "group", "legend": {"tracegroupgap": 0, "x": 0, "y": -0.3}, "showlegend": false, "title": {"text": "PPUT by Action"}, "xaxis": {"anchor": "y", "domain": [0, 1], "title": {"text": "PPUT"}}, "yaxis": {"anchor": "x", "categoryarray": ["rotate_control_panel", "powercell_outer", "powercell_inner", "powercell_bottom", "powercell_auto_outer", "powercell_auto_inner", "powercell_auto_bottom", "position_control_panel", "park", "initiation_line", "hang"], "categoryorder": "array", "domain": [0, 1], "title": {"text": ""}}}}
